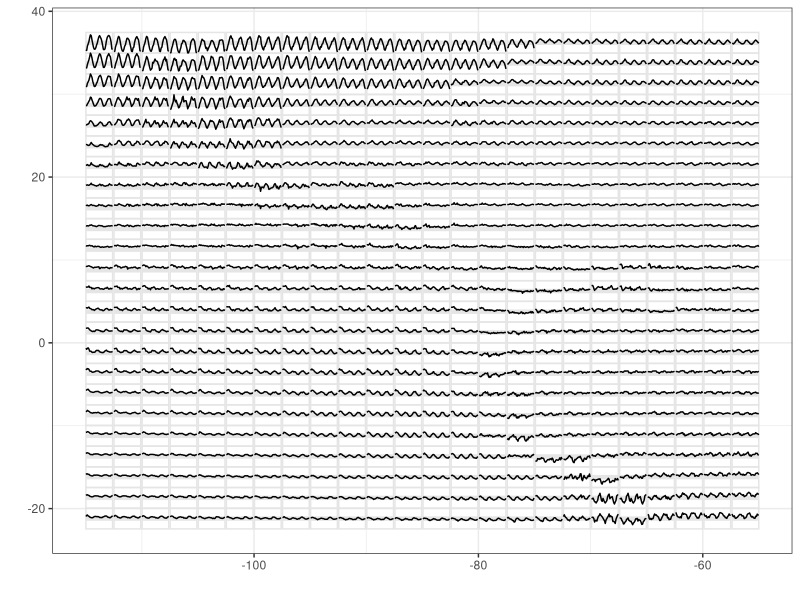

The R source for this figure:
## ---- chunk 1
library(ggplot2)
library(GGally)
## ---- chunk 2
data(nasa)
 nasaLate <- nasa[nasa$date >= as.POSIXct("1998-01-01"), ]
 temp.gly <- glyphs(nasaLate, "long", "day", "lat", "surftemp", height=2.5)
 ggplot2::ggplot(temp.gly, ggplot2::aes(gx, gy, group = gid)) +
   add_ref_lines(temp.gly, color = "grey90") +
   add_ref_boxes(temp.gly, color = "grey90") +
   ggplot2::geom_path() +
   ggplot2::theme_bw() +
   ggplot2::labs(x = "", y = "")



